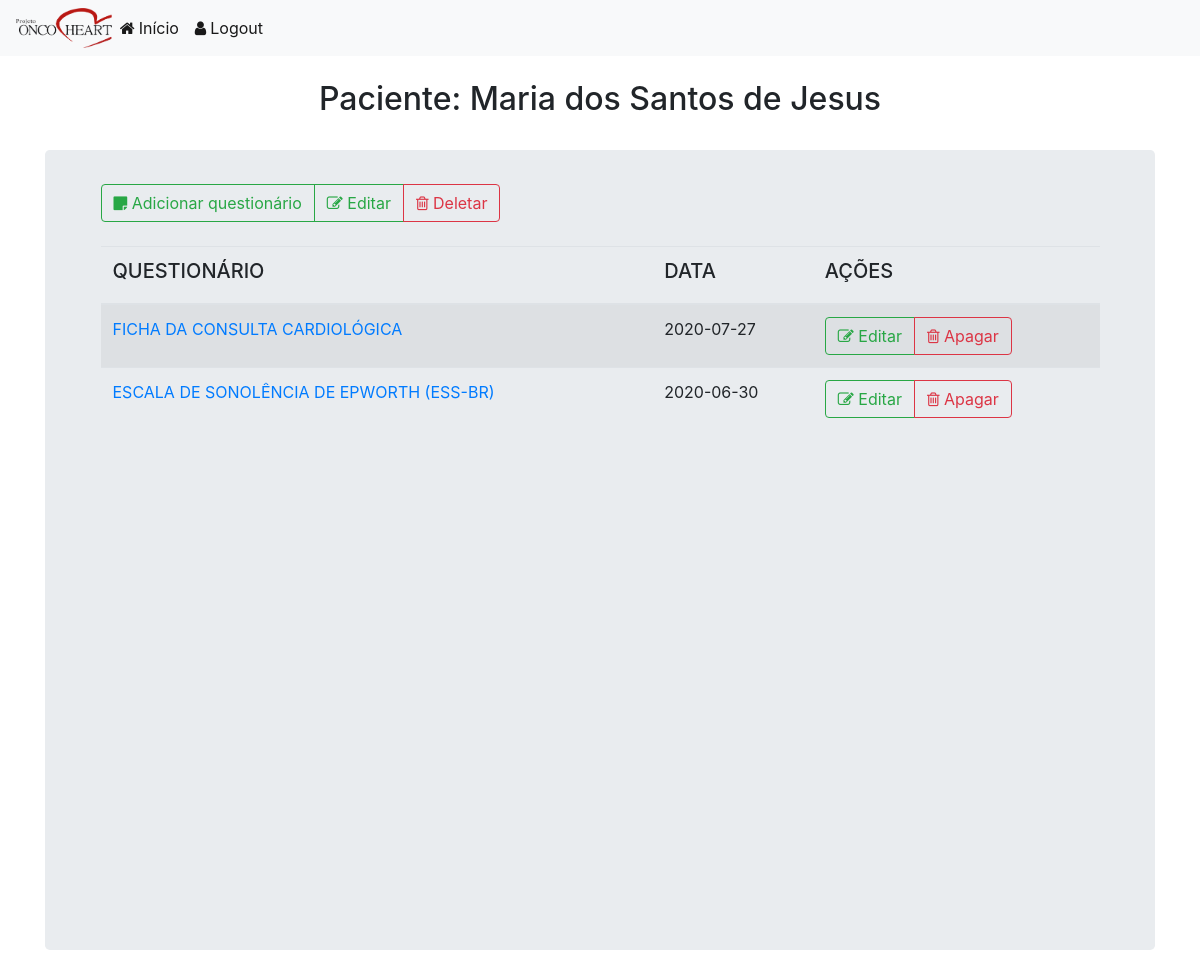
The page /projeto_ic/public_html/registros.php?paciente=1 (signed in) on the database its author committed.
### tables this page shows
CREATE TABLE `pessoas` (
  `pid` int(11) NOT NULL,
  `nome` varchar(100) NOT NULL
);

CREATE TABLE `questionarios` (
  `questId` int(100) NOT NULL,
  `pid` int(11) NOT NULL,
  `tipo` int(10) NOT NULL,
  `data` date DEFAULT NULL,
  `visita` int(11) DEFAULT NULL,
  `nasc` date DEFAULT NULL,
  `idade` int(3) DEFAULT NULL,
  `essbr1` varchar(40) DEFAULT NULL,
  `essbr2` varchar(40) DEFAULT NULL,
  `essbr3` varchar(40) DEFAULT NULL,
  `essbr4` varchar(40) DEFAULT NULL,
  `essbr5` varchar(40) DEFAULT NULL,
  `essbr6` varchar(40) DEFAULT NULL,
  `essbr7` varchar(40) DEFAULT NULL,
  `essbr8` varchar(40) DEFAULT NULL,
  `ectoscopia` varchar(100) DEFAULT NULL,
  `inspTorax` varchar(100) DEFAULT NULL,
  `ictuscordis1` varchar(100) DEFAULT NULL,
  `pulsosA` varchar(100) DEFAULT NULL,
  `pulsosP` varchar(100) DEFAULT NULL,
  `ictuscordis2` varchar(100) DEFAULT NULL,
  `fc` varchar(100) DEFAULT NULL,
  `SO2` varchar(100) DEFAULT NULL,
  `rCardiaco` varchar(100) DEFAULT NULL,
  `bulhas` varchar(100) DEFAULT NULL,
  `sopro1` varchar(100) DEFAULT NULL,
  `foco` varchar(100) DEFAULT NULL,
  `irradiacao` varchar(100) DEFAULT NULL,
  `intensidade` varchar(100) DEFAULT NULL,
  `sopros` varchar(100) DEFAULT NULL,
  `soproArteria` varchar(100) DEFAULT NULL,
  `auscultaP` varchar(100) DEFAULT NULL,
  `visc` varchar(100) DEFAULT NULL,
  `grupoRisco` varchar(50) DEFAULT NULL,
  `peso3` varchar(6) DEFAULT NULL,
  `estatura3` int(3) DEFAULT NULL,
  `circAbd` int(3) DEFAULT NULL,
  `gordCorp` varchar(6) DEFAULT NULL,
  `muscEsq` varchar(6) DEFAULT NULL,
  `matabolismo` varchar(6) DEFAULT NULL,
  `idadeC` int(3) DEFAULT NULL,
  `gordVisc` varchar(6) DEFAULT NULL,
  `pas1` varchar(6) DEFAULT NULL,
  `pad1` varchar(6) DEFAULT NULL,
  `fc1` varchar(50) DEFAULT NULL,
  `pas2` varchar(50) DEFAULT NULL,
  `pad2` varchar(50) DEFAULT NULL,
  `fc2` varchar(6) DEFAULT NULL,
  `pas3` varchar(6) DEFAULT NULL,
  `pad3` varchar(6) DEFAULT NULL,
  `fc3` varchar(6) DEFAULT NULL,
  `bracoDom` varchar(8) DEFAULT NULL,
  `m1d` varchar(6) DEFAULT NULL,
  `m2d` varchar(6) DEFAULT NULL,
  `m1e` varchar(6) DEFAULT NULL,
  `m2e` varchar(6) DEFAULT NULL,
  `ecgR` varchar(6) DEFAULT NULL,
  `ecg10` varchar(6) DEFAULT NULL,
  `eco` varchar(6) DEFAULT NULL,
  `holter` varchar(6) DEFAULT NULL,
  `pasB` varchar(9) DEFAULT NULL,
  `padB` varchar(9) DEFAULT NULL,
  `fcB` varchar(9) DEFAULT NULL,
  `pas30` varchar(9) DEFAULT NULL,
  `pad30` varchar(9) DEFAULT NULL,
  `fc30` varchar(9) DEFAULT NULL,
  `pas60` varchar(9) DEFAULT NULL,
  `pad60` varchar(9) DEFAULT NULL,
  `fc60` varchar(9) DEFAULT NULL,
  `pas120` varchar(9) DEFAULT NULL,
  `pad120` varchar(9) DEFAULT NULL,
  `fc120` varchar(9) DEFAULT NULL,
  `medicamentos` varchar(1000) DEFAULT NULL,
  `resultados` varchar(1000) DEFAULT NULL,
  `dataCol` date DEFAULT NULL,
  `endereco` varchar(255) DEFAULT NULL,
  `telefone` varchar(255) DEFAULT NULL,
  `meio` varchar(255) DEFAULT NULL,
  `estCivil` varchar(255) DEFAULT NULL,
  `renda` varchar(255) DEFAULT NULL,
  `cor` varchar(255) DEFAULT NULL,
  `grau` varchar(255) DEFAULT NULL,
  `fuma` varchar(255) DEFAULT NULL,
  `fuma1` varchar(255) DEFAULT NULL,
  `fuma2` varchar(255) DEFAULT NULL,
  `fuma3` varchar(255) DEFAULT NULL,
  `fuma4` varchar(255) DEFAULT NULL,
  `bebe` varchar(255) DEFAULT NULL,
  `bebe1` varchar(255) DEFAULT NULL,
  `bebe2` varchar(255) DEFAULT NULL,
  `hipertensa` varchar(255) DEFAULT NULL,
  `diabetica` varchar(255) DEFAULT NULL,
  `colesterol` varchar(255) DEFAULT NULL,
  `arritmia` varchar(255) DEFAULT NULL,
  `coracao` varchar(255) DEFAULT NULL,
  `cirurgia` varchar(255) DEFAULT NULL,
  `avc` varchar(255) DEFAULT NULL,
  `paisCoracao` varchar(255) DEFAULT NULL,
  `paisAvc` varchar(255) DEFAULT NULL,
  `mPrimeira` varchar(255) DEFAULT NULL,
  `mUltima` varchar(255) DEFAULT NULL,
  `anticon` varchar(255) DEFAULT NULL,
  `gestacoes` varchar(255) DEFAULT NULL,
  `nascidosV` varchar(255) DEFAULT NULL,
  `nascidosM` varchar(255) DEFAULT NULL,
  `partoP` varchar(255) DEFAULT NULL,
  `partoN` varchar(255) DEFAULT NULL,
  `partoC` varchar(255) DEFAULT NULL,
  `aborto` varchar(255) DEFAULT NULL,
  `tovr1` varchar(25) DEFAULT NULL,
  `tovr2` varchar(25) DEFAULT NULL,
  `tovr3` varchar(25) DEFAULT NULL,
  `tovr4` varchar(25) DEFAULT NULL,
  `tovr5` varchar(25) DEFAULT NULL,
  `tovr6` varchar(25) DEFAULT NULL,
  `tovr7` varchar(25) DEFAULT NULL,
  `tovr8` varchar(25) DEFAULT NULL,
  `tovr9` varchar(25) DEFAULT NULL,
  `tovr10` varchar(25) DEFAULT NULL,
  `whoqol1` varchar(25) DEFAULT NULL,
  `whoqol2` varchar(25) DEFAULT NULL,
  `whoqol3` varchar(20) DEFAULT NULL,
  `whoqol4` varchar(20) DEFAULT NULL,
  `whoqol5` varchar(20) DEFAULT NULL,
  `whoqol6` varchar(20) DEFAULT NULL,
  `whoqol7` varchar(20) DEFAULT NULL,
  `whoqol8` varchar(20) DEFAULT NULL,
  `whoqol9` varchar(20) DEFAULT NULL,
  `whoqol10` varchar(20) DEFAULT NULL,
  `whoqol11` varchar(20) DEFAULT NULL,
  `whoqol12` varchar(20) DEFAULT NULL,
  `whoqol13` varchar(20) DEFAULT NULL,
  `whoqol14` varchar(20) DEFAULT NULL,
  `whoqol15` varchar(20) DEFAULT NULL,
  `whoqol16` varchar(20) DEFAULT NULL,
  `whoqol17` varchar(20) DEFAULT NULL,
  `whoqol18` varchar(20) DEFAULT NULL,
  `whoqol19` varchar(20) DEFAULT NULL,
  `whoqol20` varchar(20) DEFAULT NULL,
  `whoqol21` varchar(20) DEFAULT NULL,
  `whoqol22` varchar(20) DEFAULT NULL,
  `whoqol23` varchar(20) DEFAULT NULL,
  `whoqol24` varchar(20) DEFAULT NULL,
  `whoqol25` varchar(20) DEFAULT NULL,
  `whoqol26` varchar(20) DEFAULT NULL,
  `ajuda` varchar(20) DEFAULT NULL,
  `tempo` varchar(20) DEFAULT NULL,
  `comentario` varchar(255) DEFAULT NULL
);

### projeto_ic/public_html/includes/reg.inc.php (called while the page is built)
<?php
require "database\db.dashboard.php";
if(isset($_GET['paciente'])){
  $paciente = $_GET['paciente'];
  $sql = "SELECT * FROM questionarios WHERE pid=? ORDER BY data DESC;";
  $stmt = mysqli_stmt_init($conn);
  if(!mysqli_stmt_prepare($stmt,$sql)){
    header("Location: registros.php?#error=sqlerror");
    exit();
  } else {
    mysqli_stmt_bind_param($stmt,"i", $paciente);
    mysqli_stmt_execute($stmt);
    $result1 = mysqli_stmt_get_result($stmt);
  }
  $sql = "SELECT * FROM pessoas WHERE pid=?;";
  $stmt = mysqli_stmt_init($conn);
  if(!mysqli_stmt_prepare($stmt,$sql)){
    header("Location: registros.php?#error=sqlerror");
    exit();
  } else {
    mysqli_stmt_bind_param($stmt,"i", $paciente);
    mysqli_stmt_execute($stmt);
    $result2 = mysqli_stmt_get_result($stmt);
  }
}
?>

### projeto_ic/public_html/registros.php (the view, shortened to what this page needs)
<!DOCTYPE html>
<html lang="pt">
  <head>
    <link rel="stylesheet" href="css\bootstrap-4.4.1-dist\css\bootstrap-grid.min.css">
    <link rel="stylesheet" href="css\bootstrap-4.4.1-dist\css\bootstrap.min.css">
    <link rel="stylesheet" href="css\master.css">
    <link rel="stylesheet" href="https://stackpath.bootstrapcdn.com/font-awesome/4.7.0/css/font-awesome.min.css">
  </head>
  <body>
    <?php
      include_once("templates\header.php");
      include_once("includes/reg.inc.php");
      $aux = mysqli_fetch_assoc($result2);
      $pessoa = $aux['nome'];
      $pid = $aux['pid'];
    ?>
    <div class="container">
      <br>
      <h2 class="text-center">Paciente: <?php echo $pessoa;?></h2>
      <br>
      <div class="jumbotron dasboard-panel">
        <div class="btn-group">
          <a href="questionario.php?paciente=<?php echo $paciente;?>" type="button" class="btn btn-outline-success my-2 my-sm-0"><i class="fa fa-sticky-note" aria-hidden="true"></i> Adicionar questionário</a>
          <button type="button" name="button" data-toggle="modal" data-target="#modalEditSite" class="btn btn-outline-success my-2 my-sm-0"><i class="fa fa-pencil-square-o" aria-hidden="true"></i> Editar</button>
          <button type="button" name="button" data-toggle="modal" data-target="#modalDeleteSite" class="btn btn-outline-danger my-2 my-sm-0"><i class="fa fa-trash-o" aria-hidden="true"></i> Deletar</button>
        </div>
        <br>
        <br>
        <div class="dashboard-table">
          <table class="table table-hover table-striped table-responsive-sm">
            <thead>
              <tr>
                <th><h5>QUESTIONÁRIO</h5></th>
                <th><h5>DATA</h5></th>
                <th><h5>AÇÕES</h5></th>
              </tr>
            </thead>
            <?php while ($linha = mysqli_fetch_assoc($result1)): ?>
            <tr>
              <td>
                <a href="respostas.php?Idq=<?php echo $linha['questId'];?>&pid=<?php echo $pid;?>">
                  <?php
                    if($linha['tipo'] == 1){echo "ESCALA DE SONOLÊNCIA DE EPWORTH (ESS-BR)";}
                    elseif ($linha['tipo'] == 2){echo "FICHA DA CONSULTA CARDIOLÓGICA";}
                    elseif ($linha['tipo'] == 3){echo "FICHA DE INVESTIGAÇÃO CLÍNICA";}
                    elseif ($linha['tipo'] == 4){echo "QUESTIONÁRIO DE INFORMAÇÕES SOCIODEMOGRÁFICAS E DE SAÚDE";}
                    elseif ($linha['tipo'] == 5){echo "TESTE DE ORIENTAÇÃO DA VIDA (TOV-R)";}
                    elseif ($linha['tipo'] == 6){echo "THE WORLD HEALTH ORGANIZATION QUALITY OF LIFE (WHOQOL-BREF)";}
                  ?>
                </a>
              </td>
              <td><?php echo $linha['data'];?></td>
              <td>
                <div class="btn-group">
                  <a href="edit.php?Idq=<?php echo $linha['questId'];?>&pid=<?php echo $pid;?>" type="button" class="btn btn-outline-success"><i class="fa fa-pencil-square-o" aria-hidden="true"></i> Editar</a>
                  <a href="includes\deletequestionario.inc.php?questId=<?php echo $linha['questId']?>&pid=<?php echo $linha['pid']?>" type="button" class="btn btn-outline-danger" ><i class="fa fa-trash-o" ></i> Apagar</a>
                </div>
              </td>
            </tr>
          <?php endwhile; ?>
        </div>
      </div>
    </div>
  </body>
</html>

### projeto_ic/public_html/css/master.css (style rules this page uses)
.jumbotron.dasboard-panel { width: 100%; height: 50em; padding: 3% 5%; }
div.dashboard-table { height: 28em; overflow-y: scroll; }

### rows shown on the page
pessoas: nome "Maria dos Santos de Jesus"
questionarios: tipo "FICHA DA CONSULTA CARDIOLÓGICA", data "2020-07-27"
questionarios: tipo "ESCALA DE SONOLÊNCIA DE EPWORTH (ESS-BR)", data "2020-06-30"
